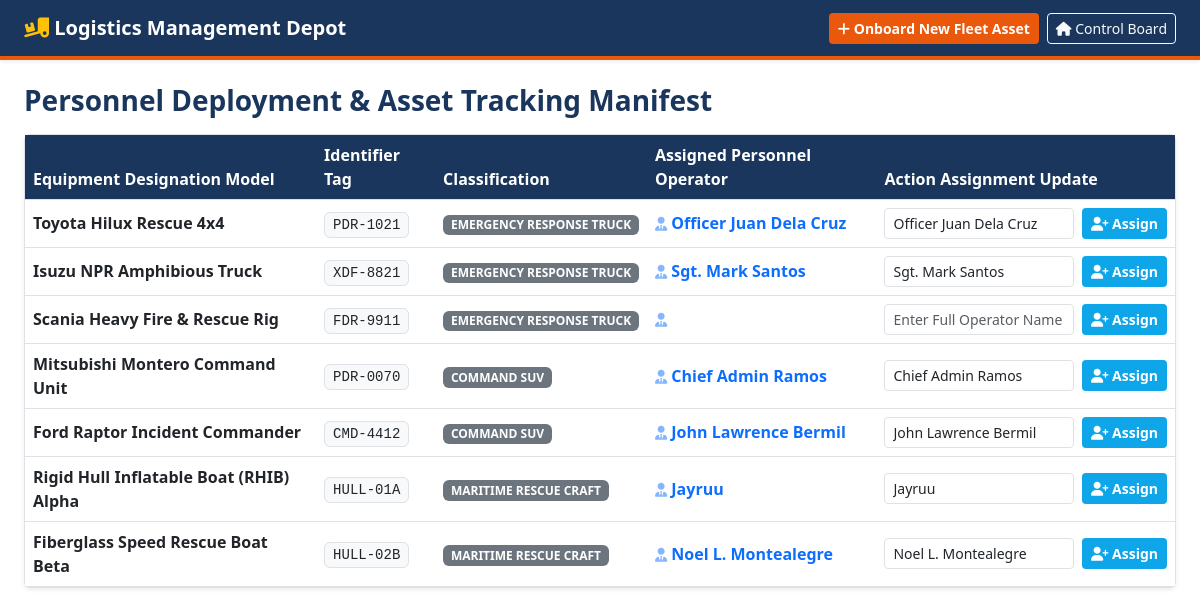
/dashboard/logistics/, run on an earlier commit of the app's database.
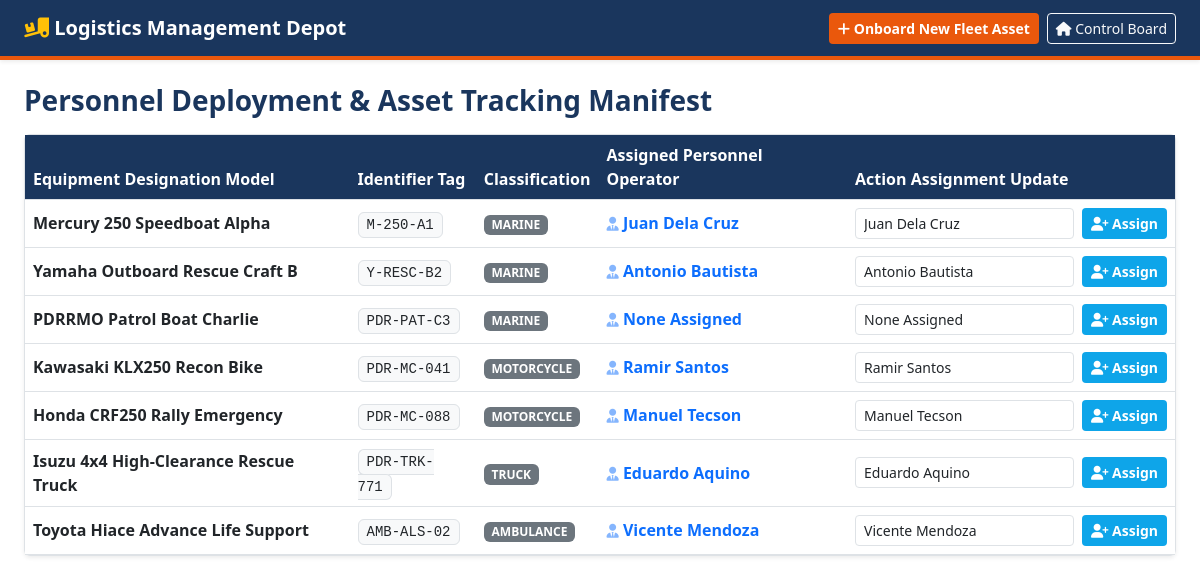
And on a later commit of the database.
### fleet/models.py (models this page shows, shortened)
class Vehicle(models.Model):
    STATUS_CHOICES = [
        ('FUNCTIONING', '⚙️ Functioning'),
        ('UNDER MAINTENANCE', '🔧 Under Maintenance'),
        ('OUT OF ORDER', '🚨 Out of Order'),
    ]
    model_name = models.CharField(max_length=100)
    plate_number = models.CharField(max_length=50, unique=True)
    vehicle_type = models.ForeignKey(VehicleType, on_delete=models.CASCADE, related_name='vehicles')
    status = models.CharField(max_length=30, choices=STATUS_CHOICES, default='FUNCTIONING')
    assigned_driver = models.CharField(max_length=100, blank=True, null=True, default="None Assigned")

class VehicleType(models.Model):
    name = models.CharField(max_length=50, unique=True) # e.g., "MARINE", "MOTORCYCLE", "TRUCK"

### fleet/views.py (the view, shortened to what this page needs)
# urls.py: path('dashboard/logistics/', views.logistics_dashboard, name='logistics_dashboard'),
def logistics_dashboard(request):
    vehicles = Vehicle.objects.all().select_related('vehicle_type')
    types = VehicleType.objects.all()
    return render(request, 'fleet/logistics_dashboard.html', {'vehicles': vehicles, 'types': types})

### fleet/templates/fleet/logistics_dashboard.html (shortened to what this page needs)
<!DOCTYPE html>
<html lang="en">
<head>
    <link href="https://cdn.jsdelivr.net/npm/bootstrap@5.3.0/dist/css/bootstrap.min.css" rel="stylesheet">
    <link rel="stylesheet" href="https://cdnjs.cloudflare.com/ajax/libs/font-awesome/6.4.0/css/all.min.css">
</head>
<body>
    <nav class="navbar navbar-dark nav-header px-4 py-2 shadow-sm mb-4">
        <span class="navbar-brand fw-bold text-white"><i class="fa-solid fa-truck-ramp-box text-warning"></i> Logistics Management Depot</span>
        <div class="d-flex gap-2">
            <button class="btn btn-sm btn-orange" data-bs-toggle="modal" data-bs-target="#addVehicleModal"><i class="fa-solid fa-plus"></i> Onboard New Fleet Asset</button>
            <a href="{% url 'homepage' %}" class="btn btn-sm btn-outline-light"><i class="fa-solid fa-house"></i> Control Board</a>
        </div>
    </nav>
    <div class="container-fluid px-4">
        <h3 class="fw-bold mb-3" style="color: #1A365D;">Personnel Deployment & Asset Tracking Manifest</h3>
        <div class="card shadow-sm border-0">
            <div class="card-body p-0 border bg-white rounded">
                <table class="table table-hover align-middle mb-0">
                    <thead class="table-theme">
                        <tr><th>Equipment Designation Model</th><th>Identifier Tag</th><th>Classification</th><th>Assigned Personnel Operator</th><th>Action Assignment Update</th></tr>
                    </thead>
                    <tbody>
                        {% for vehicle in vehicles %}
                        <tr>
                            <td class="fw-bold text-dark">{{ vehicle.model_name }}</td>
                            <td><code class="bg-light text-dark border px-2 py-1 rounded font-monospace">{{ vehicle.plate_number }}</code></td>
                            <td><span class="badge bg-secondary text-uppercase">{{ vehicle.vehicle_type.name }}</span></td>
                            <td class="text-primary fw-semibold"><i class="fa-solid fa-user-tie small opacity-50"></i> {{ vehicle.assigned_driver }}</td>
                            <td>
                                <form method="POST" class="d-flex gap-2 m-0 align-items-center">
                                    <input type="text" name="driver_name" class="form-control form-control-sm" placeholder="Enter Full Operator Name" value="{{ vehicle.assigned_driver }}" required>
                                    <button type="submit" class="btn btn-sm btn-teal text-nowrap"><i class="fa-solid fa-user-plus"></i> Assign</button>
                                </form>
                            </td>
                        </tr>
                        {% endfor %}
                    </tbody>
                </table>
            </div>
        </div>
    </div>
</body>
</html>

What changed in the data, as far as the page shows it:
removed Vehicle: model_name "Toyota Hilux Rescue 4x4", plate_number "PDR-1021", vehicle_type.name "EMERGENCY RESPONSE TRUCK", assigned_driver "Officer Juan Dela Cruz", driver_name "Officer Juan Dela Cruz"
removed Vehicle: model_name "Isuzu NPR Amphibious Truck", plate_number "XDF-8821", vehicle_type.name "EMERGENCY RESPONSE TRUCK", assigned_driver "Sgt. Mark Santos", driver_name "Sgt. Mark Santos"
removed Vehicle: model_name "Scania Heavy Fire & Rescue Rig", plate_number "FDR-9911", vehicle_type.name "EMERGENCY RESPONSE TRUCK"
removed Vehicle: model_name "Mitsubishi Montero Command Unit", plate_number "PDR-0070", vehicle_type.name "COMMAND SUV", assigned_driver "Chief Admin Ramos", driver_name "Chief Admin Ramos"
removed Vehicle: model_name "Ford Raptor Incident Commander", plate_number "CMD-4412", vehicle_type.name "COMMAND SUV", assigned_driver "John Lawrence Bermil", driver_name "John Lawrence Bermil"
removed Vehicle: model_name "Rigid Hull Inflatable Boat (RHIB) Alpha", plate_number "HULL-01A", vehicle_type.name "MARITIME RESCUE CRAFT", assigned_driver "Jayruu", driver_name "Jayruu"
removed Vehicle: model_name "Fiberglass Speed Rescue Boat Beta", plate_number "HULL-02B", vehicle_type.name "MARITIME RESCUE CRAFT", assigned_driver "Noel L. Montealegre", driver_name "Noel L. Montealegre"
added Vehicle: model_name "Mercury 250 Speedboat Alpha", plate_number "M-250-A1", vehicle_type.name "MARINE", assigned_driver "Juan Dela Cruz", driver_name "Juan Dela Cruz"
added Vehicle: model_name "Yamaha Outboard Rescue Craft B", plate_number "Y-RESC-B2", vehicle_type.name "MARINE", assigned_driver "Antonio Bautista", driver_name "Antonio Bautista"
added Vehicle: model_name "PDRRMO Patrol Boat Charlie", plate_number "PDR-PAT-C3", vehicle_type.name "MARINE", assigned_driver "None Assigned", driver_name "None Assigned"
added Vehicle: model_name "Kawasaki KLX250 Recon Bike", plate_number "PDR-MC-041", vehicle_type.name "MOTORCYCLE", assigned_driver "Ramir Santos", driver_name "Ramir Santos"
added Vehicle: model_name "Honda CRF250 Rally Emergency", plate_number "PDR-MC-088", vehicle_type.name "MOTORCYCLE", assigned_driver "Manuel Tecson", driver_name "Manuel Tecson"
added Vehicle: model_name "Isuzu 4x4 High-Clearance Rescue Truck", plate_number "PDR-TRK-771", vehicle_type.name "TRUCK", assigned_driver "Eduardo Aquino", driver_name "Eduardo Aquino"
added Vehicle: model_name "Toyota Hiace Advance Life Support", plate_number "AMB-ALS-02", vehicle_type.name "AMBULANCE", assigned_driver "Vicente Mendoza", driver_name "Vicente Mendoza"
